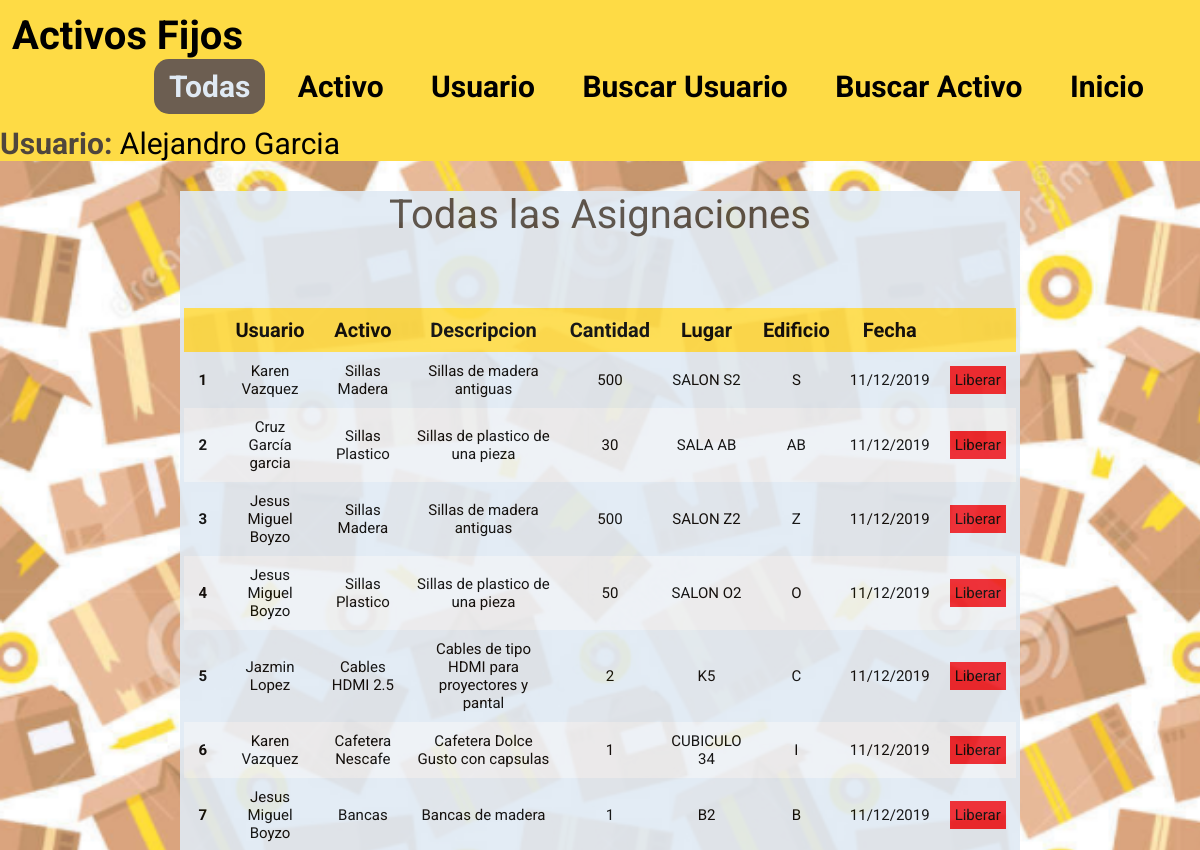
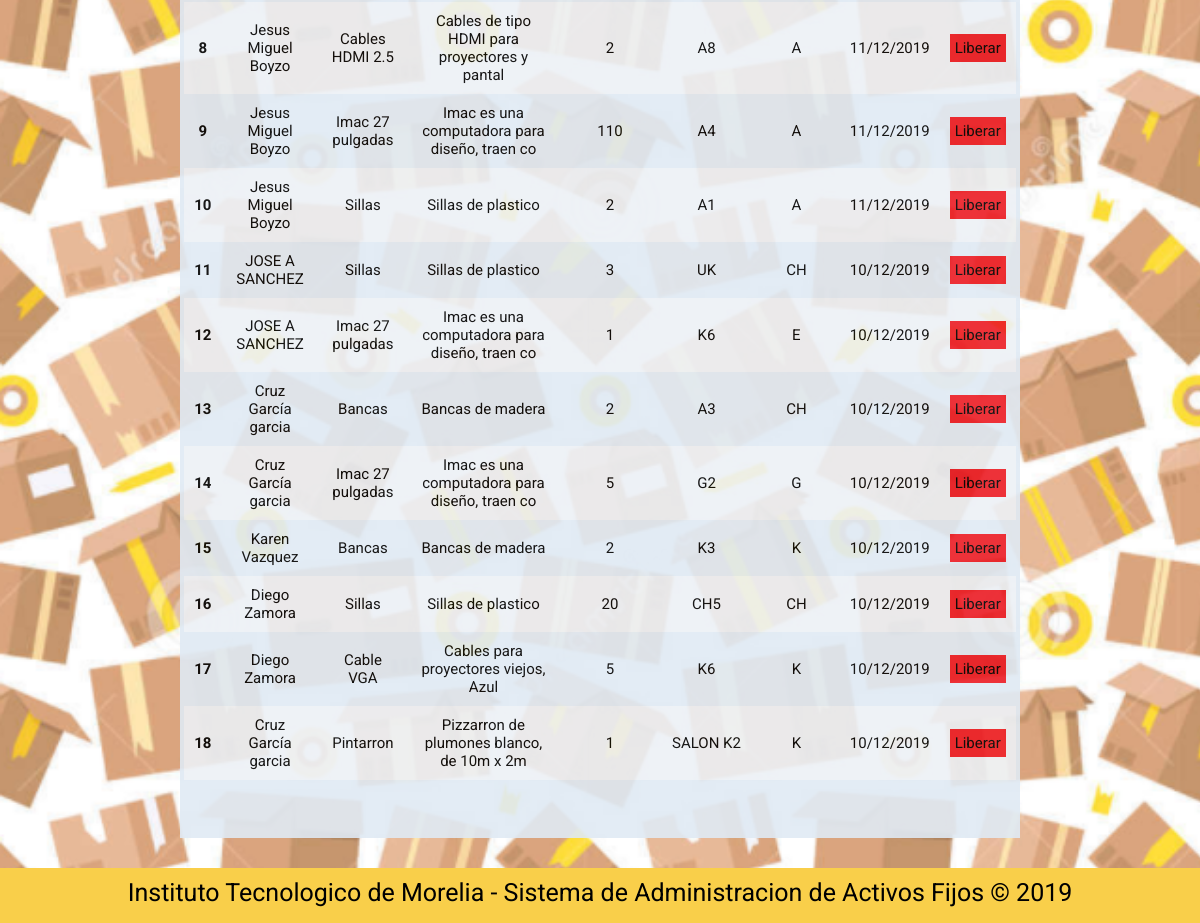
The app's page /index.php?op=130 (signed in) with its own data (2 pictures, top to bottom).
### tables this page shows
CREATE TABLE IF NOT EXISTS `ASIGNACION` (
  `ID_ASIGNACION` int(11) NOT NULL AUTO_INCREMENT,
  `CORREO` varchar(100) NOT NULL,
  `ID_ACTIVO` int(11) NOT NULL,
  `CANTIDAD` int(11) NOT NULL,
  `FECHA` date NOT NULL,
  `ID_UBICACION` int(11) NOT NULL,
  `STATUS` tinyint(1) NOT NULL,
  PRIMARY KEY (`ID_ASIGNACION`,`CORREO`,`ID_ACTIVO`),
  KEY `fk_PETICION_USUARIO1_idx` (`CORREO`),
  KEY `fk_PETICION_ACTIVO1_idx` (`ID_ACTIVO`),
  KEY `fk_UBICACION` (`ID_UBICACION`)
);

CREATE TABLE IF NOT EXISTS `ACTIVO` (
  `ID_ACTIVO` int(11) NOT NULL AUTO_INCREMENT,
  `NOMBRE` varchar(45) NOT NULL,
  `DESCRIPCION` varchar(45) DEFAULT NULL,
  `CANTIDAD_TOTAL` varchar(45) NOT NULL,
  `CANTIDAD_DISPONIBLE` varchar(45) NOT NULL,
  `FECHA_COMPRA` date NOT NULL,
  `ID_TIPO` int(11) NOT NULL,
  PRIMARY KEY (`ID_ACTIVO`),
  KEY `fk_ACTIVO_TIPO_ACTIVO1_idx` (`ID_TIPO`)
);

CREATE TABLE IF NOT EXISTS `UBICACION` (
  `ID_UBICACION` int(11) NOT NULL AUTO_INCREMENT,
  `NOMBRE` varchar(45) NOT NULL,
  `ID_EDIFICIO` int(11) NOT NULL,
  PRIMARY KEY (`ID_UBICACION`),
  KEY `fk_UBICACION_EDIFICIO1_idx` (`ID_EDIFICIO`)
);

CREATE TABLE IF NOT EXISTS `EDIFICIO` (
  `ID_EDIFICIO` int(11) NOT NULL AUTO_INCREMENT,
  `EDIFICIO` varchar(45) NOT NULL,
  PRIMARY KEY (`ID_EDIFICIO`)
);

### Procesa/bd.php (called while the page is built, shortened)
<?php
function bd_consulta($query)
{
	$hostname="localhost";
	$user="root";
	$password="";
	$bd="activosfijos";
	$connection = mysqli_connect($hostname , $user , $password);
	mysqli_select_db ($connection, $bd);
	$result = mysqli_query($connection, $query);
	return $result;
}
?>

### asignacionesTodas.php (the view, shortened to what this page needs)
<div class="Titulo">
  <p>Todas las Asignaciones</p>
</div>
<div class="Texto">
</div>
<table class="tablaG">
  <thead>
    <tr>
      <th></th>
      <th>Usuario</th>
      <th>Activo</th>
      <th>Descripcion</th>
      <th>Cantidad</th>
      <th>Lugar</th>
      <th>Edificio</th>
      <th>Fecha</th>
      <th></th>
    </tr>
  </thead>
  <tbody>
    <?php
      $query = 'SELECT ASIGNACION.ID_ASIGNACION, CONCAT(NOMBRES, " ", APELLIDOS) AS NOMCOM,ACTIVO.NOMBRE AS ACTIVO, DESCRIPCION, CANTIDAD, UBICACION.NOMBRE AS LUGAR, EDIFICIO, FECHA FROM ASIGNACION
                INNER JOIN ACTIVO ON ASIGNACION.ID_ACTIVO = ACTIVO.ID_ACTIVO
                INNER JOIN USUARIO ON ASIGNACION.CORREO = USUARIO.CORREO
                INNER JOIN UBICACION ON ASIGNACION.ID_UBICACION = UBICACION.ID_UBICACION
                INNER JOIN EDIFICIO ON UBICACION.ID_EDIFICIO = EDIFICIO.ID_EDIFICIO
                WHERE STATUS = 1
                ORDER BY FECHA DESC';
      $result=bd_consulta($query);
      $cont = 1;
      while ($row=mysqli_fetch_assoc($result)) {
        $row["FECHA"] = substr($row["FECHA"],8,2)."/".substr($row["FECHA"],5,2)."/".substr($row["FECHA"],0,4);
        ?>
        <tr>
          <th><?php echo $cont ?></th>
          <td><?php echo $row["NOMCOM"] ?></td>
          <td><?php echo $row["ACTIVO"] ?></td>
          <td><?php echo $row["DESCRIPCION"] ?></td>
          <td><?php echo $row["CANTIDAD"] ?></td>
          <td><?php echo $row["LUGAR"] ?></td>
          <td><?php echo $row["EDIFICIO"] ?></td>
          <td><?php echo $row["FECHA"] ?></td>
          <td><a href="Procesa/librerar.php?id=<?php echo $row["ID_ASIGNACION"] ?>" id="Eliminar">Liberar</a></td>
        </tr>
        <?php
        $cont++;
      }
    ?>
  </tbody>
</table>

### CSS/estilo.css (style rules this page uses)
* { margin: 0; padding: 0; font-family: 'Roboto', sans-serif; }
body { background: url('Fondo.png'); color: #000000; background-size: cover; }
section .Titulo { color: #4f463d; font-size: 40px; }
section .Texto { color: #000000; padding: 5px; margin: 30px; font-size: 30px; position: relative; }
table { margin: auto; width: 95%; font-size: 20px; text-align: center; font-weight: normal; border-collapse: collapse; }
table thead { background: #fedb45; font-size: 20px; font-weight: bold; text-align: center; color: #000000; }
table th, td { padding: 10px; }
table tr:nth-child(even) { background: #edf1f6; }
table #Eliminar { background: #ec1c24; color: #000000; padding: 5px; text-decoration: none; }
.tablaG { width: 99%; }
.tablaG thead { font-size: 20px; }
.tablaG tbody { font-size: 15px; }

### records on screen
asignacion: NOMCOM "Karen Vazquez", ID_ACTIVO.NOMBRE "Sillas Madera", ID_ACTIVO.DESCRIPCION "Sillas de madera antiguas", CANTIDAD "500", ID_UBICACION.NOMBRE "SALON S2", edificio.EDIFICIO "S", FECHA "11/12/2019"
asignacion: NOMCOM "Cruz García garcia", ID_ACTIVO.NOMBRE "Sillas Plastico", ID_ACTIVO.DESCRIPCION "Sillas de plastico de una pieza", CANTIDAD "30", ID_UBICACION.NOMBRE "SALA AB", edificio.EDIFICIO "AB", FECHA "11/12/2019"
asignacion: NOMCOM "Jesus Miguel Boyzo", ID_ACTIVO.NOMBRE "Sillas Madera", ID_ACTIVO.DESCRIPCION "Sillas de madera antiguas", CANTIDAD "500", ID_UBICACION.NOMBRE "SALON Z2", edificio.EDIFICIO "Z", FECHA "11/12/2019"
asignacion: NOMCOM "Jesus Miguel Boyzo", ID_ACTIVO.NOMBRE "Sillas Plastico", ID_ACTIVO.DESCRIPCION "Sillas de plastico de una pieza", CANTIDAD "50", ID_UBICACION.NOMBRE "SALON O2", edificio.EDIFICIO "O", FECHA "11/12/2019"
asignacion: NOMCOM "Jazmin Lopez", ID_ACTIVO.NOMBRE "Cables HDMI 2.5", ID_ACTIVO.DESCRIPCION "Cables de tipo HDMI para proyectores y pantal", CANTIDAD "2", ID_UBICACION.NOMBRE "K5", edificio.EDIFICIO "C", FECHA "11/12/2019"
asignacion: NOMCOM "Karen Vazquez", ID_ACTIVO.NOMBRE "Cafetera Nescafe", ID_ACTIVO.DESCRIPCION "Cafetera Dolce Gusto con capsulas", CANTIDAD "1", ID_UBICACION.NOMBRE "CUBICULO 34", edificio.EDIFICIO "I", FECHA "11/12/2019"
asignacion: NOMCOM "Jesus Miguel Boyzo", ID_ACTIVO.NOMBRE "Bancas", ID_ACTIVO.DESCRIPCION "Bancas de madera", CANTIDAD "1", ID_UBICACION.NOMBRE "B2", edificio.EDIFICIO "B", FECHA "11/12/2019"
asignacion: NOMCOM "Jesus Miguel Boyzo", ID_ACTIVO.NOMBRE "Cables HDMI 2.5", ID_ACTIVO.DESCRIPCION "Cables de tipo HDMI para proyectores y pantal", CANTIDAD "2", ID_UBICACION.NOMBRE "A8", edificio.EDIFICIO "A", FECHA "11/12/2019"
asignacion: NOMCOM "Jesus Miguel Boyzo", ID_ACTIVO.NOMBRE "Imac 27 pulgadas", ID_ACTIVO.DESCRIPCION "Imac es una computadora para diseño, traen co", CANTIDAD "110", ID_UBICACION.NOMBRE "A4", edificio.EDIFICIO "A", FECHA "11/12/2019"
asignacion: NOMCOM "Jesus Miguel Boyzo", ID_ACTIVO.NOMBRE "Sillas", ID_ACTIVO.DESCRIPCION "Sillas de plastico", CANTIDAD "2", ID_UBICACION.NOMBRE "A1", edificio.EDIFICIO "A", FECHA "11/12/2019"
asignacion: NOMCOM "JOSE A SANCHEZ", ID_ACTIVO.NOMBRE "Sillas", ID_ACTIVO.DESCRIPCION "Sillas de plastico", CANTIDAD "3", ID_UBICACION.NOMBRE "UK", edificio.EDIFICIO "CH", FECHA "10/12/2019"
asignacion: NOMCOM "JOSE A SANCHEZ", ID_ACTIVO.NOMBRE "Imac 27 pulgadas", ID_ACTIVO.DESCRIPCION "Imac es una computadora para diseño, traen co", CANTIDAD "1", ID_UBICACION.NOMBRE "K6", edificio.EDIFICIO "E", FECHA "10/12/2019"
asignacion: NOMCOM "Cruz García garcia", ID_ACTIVO.NOMBRE "Bancas", ID_ACTIVO.DESCRIPCION "Bancas de madera", CANTIDAD "2", ID_UBICACION.NOMBRE "A3", edificio.EDIFICIO "CH", FECHA "10/12/2019"
asignacion: NOMCOM "Cruz García garcia", ID_ACTIVO.NOMBRE "Imac 27 pulgadas", ID_ACTIVO.DESCRIPCION "Imac es una computadora para diseño, traen co", CANTIDAD "5", ID_UBICACION.NOMBRE "G2", edificio.EDIFICIO "G", FECHA "10/12/2019"
asignacion: NOMCOM "Karen Vazquez", ID_ACTIVO.NOMBRE "Bancas", ID_ACTIVO.DESCRIPCION "Bancas de madera", CANTIDAD "2", ID_UBICACION.NOMBRE "K3", edificio.EDIFICIO "K", FECHA "10/12/2019"
asignacion: NOMCOM "Diego Zamora", ID_ACTIVO.NOMBRE "Sillas", ID_ACTIVO.DESCRIPCION "Sillas de plastico", CANTIDAD "20", ID_UBICACION.NOMBRE "CH5", edificio.EDIFICIO "CH", FECHA "10/12/2019"
asignacion: NOMCOM "Diego Zamora", ID_ACTIVO.NOMBRE "Cable VGA", ID_ACTIVO.DESCRIPCION "Cables para proyectores viejos, Azul", CANTIDAD "5", ID_UBICACION.NOMBRE "K6", edificio.EDIFICIO "K", FECHA "10/12/2019"
asignacion: NOMCOM "Cruz García garcia", ID_ACTIVO.NOMBRE "Pintarron", ID_ACTIVO.DESCRIPCION "Pizzarron de plumones blanco, de 10m x 2m", CANTIDAD "1", ID_UBICACION.NOMBRE "SALON K2", edificio.EDIFICIO "K", FECHA "10/12/2019"

### other values on screen
$_SESSION["nombre"] "Alejandro Garcia"
